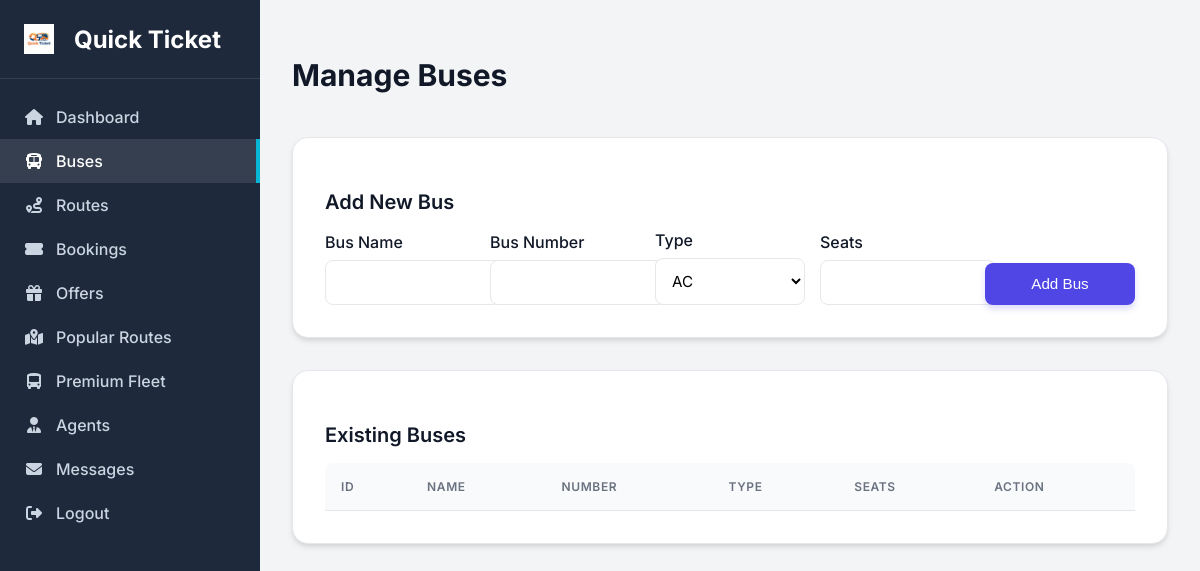
The page /admin/buses.php (signed in) on the database as committed earlier.
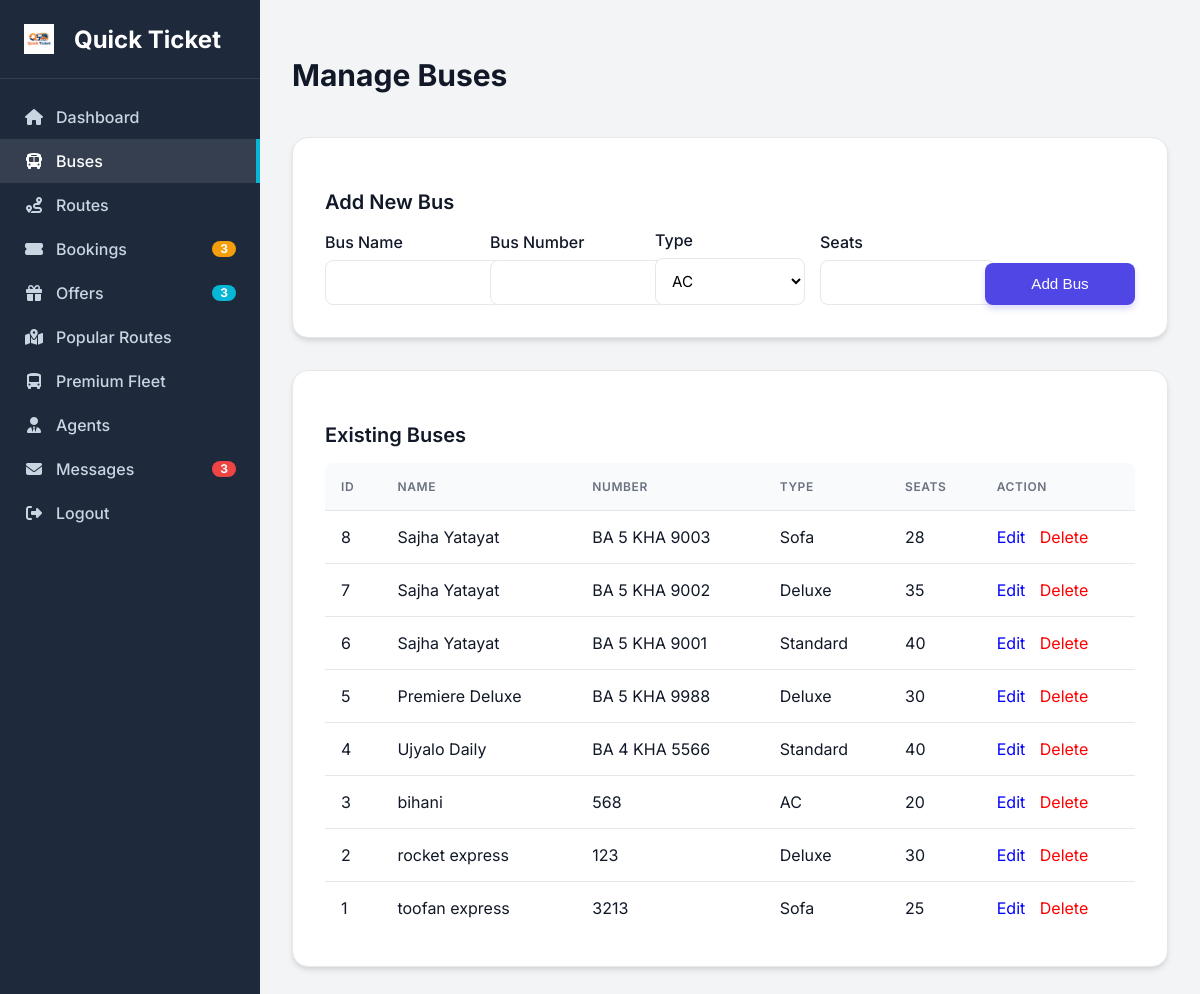
The same page on the database as committed later.
### tables this page shows
CREATE TABLE `buses` (
  `id` int(6) unsigned NOT NULL AUTO_INCREMENT,
  `bus_name` varchar(100) NOT NULL,
  `bus_number` varchar(50) NOT NULL,
  `bus_type` varchar(50) NOT NULL,
  `total_seats` int(3) NOT NULL,
  `created_at` timestamp NOT NULL DEFAULT current_timestamp(),
  PRIMARY KEY (`id`)
);

### admin/buses.php (the view, shortened to what the changed rows need)
<?php
include '../includes/db.php';
include 'includes/header.php';
?>
<div style="display: flex; justify-content: space-between; align-items: center; margin-bottom: 20px;">
    <h2>Manage Buses</h2>
</div>
<div class="card">
    <table>
        <thead>
            <tr>
                <th>ID</th>
                <th>Name</th>
                <th>Number</th>
                <th>Type</th>
                <th>Seats</th>
                <th>Action</th>
            </tr>
        </thead>
        <tbody>
            <?php
            $result = $conn->query("SELECT * FROM buses ORDER BY id DESC");
            while ($row = $result->fetch_assoc()) {
                echo "<tr>
                    <td>{$row['id']}</td>
                    <td>{$row['bus_name']}</td>
                    <td>{$row['bus_number']}</td>
                    <td>{$row['bus_type']}</td>
                    <td>{$row['total_seats']}</td>
                    <td><a href='edit_bus.php?id={$row['id']}' style='color: blue; margin-right: 10px;'>Edit</a> <a href='buses.php?delete={$row['id']}' style='color: red;' onclick='return confirm(\"Are you sure?\")'>Delete</a></td>
                </tr>";
            }
            ?>
        </tbody>
    </table>
</div>
<?php include 'includes/footer.php'; ?>

### admin/includes/header.php (shortened to what the changed rows need)
<?php
include_once '../includes/db.php';
?>
<!DOCTYPE html>
<html lang="en">
<head>
    <link rel="stylesheet" href="https://cdnjs.cloudflare.com/ajax/libs/font-awesome/6.4.0/css/all.min.css">
    <link rel="stylesheet" href="../assets/css/admin_style.css">
    <?php
    $pending_bookings_count = 0;
    $unread_messages_count = 0;
    $offers_count = 0;
    if ($_SESSION['role'] == 'admin') {
        $pending_bookings_count = $conn->query("SELECT COUNT(*) as count FROM bookings WHERE payment_status != 'paid'")->fetch_assoc()['count'];
        $check_col = $conn->query("SHOW COLUMNS FROM messages LIKE 'is_read'");
        if ($check_col->num_rows > 0) {
             $unread_messages_count = $conn->query("SELECT COUNT(*) as count FROM messages WHERE is_read = 0")->fetch_assoc()['count'];
        } else {
             $unread_messages_count = $conn->query("SELECT COUNT(*) as count FROM messages")->fetch_assoc()['count'];
        }
        $offers_count = $conn->query("SELECT COUNT(*) as count FROM offers")->fetch_assoc()['count'];
    }
    ?>
</head>
<body>
<div class="admin-container">
    <div class="sidebar">
        <div class="sidebar-menu">
            <?php if ($_SESSION['role'] == 'admin'): ?>
                <a href="bookings.php" class="<?php echo basename($_SERVER['PHP_SELF']) == 'bookings.php' ? 'active' : ''; ?>">
                    <div style="display: flex; align-items: center; width: 100%;">
                        <i class="fas fa-ticket-alt"></i> <span style="margin-left: 12px;">Bookings</span>
                        <?php if($pending_bookings_count > 0) echo "<span class='badge badge-warning'>$pending_bookings_count</span>"; ?>
                    </div>
                </a>
                <a href="offers.php" class="<?php echo basename($_SERVER['PHP_SELF']) == 'offers.php' ? 'active' : ''; ?>">
                    <div style="display: flex; align-items: center; width: 100%;">
                        <i class="fas fa-gift"></i> <span style="margin-left: 12px;">Offers</span>
                        <?php if($offers_count > 0) echo "<span class='badge badge-info'>$offers_count</span>"; ?>
                    </div>
                </a>
                <a href="messages.php" class="<?php echo basename($_SERVER['PHP_SELF']) == 'messages.php' ? 'active' : ''; ?>">
                     <div style="display: flex; align-items: center; width: 100%;">
                        <i class="fas fa-envelope"></i> <span style="margin-left: 12px;">Messages</span>
                        <?php if($unread_messages_count > 0) echo "<span class='badge'>$unread_messages_count</span>"; ?>
                    </div>
                </a>
            <?php endif; ?>
        </div>
    </div>
    <div class="main-content">

Rows that differ between the two databases and show on the page:
added buses: id "8", bus_name "Sajha Yatayat", bus_number "BA 5 KHA 9003", bus_type "Sofa", total_seats "28"
added buses: id "7", bus_name "Sajha Yatayat", bus_number "BA 5 KHA 9002", bus_type "Deluxe", total_seats "35"
added buses: id "6", bus_name "Sajha Yatayat", bus_number "BA 5 KHA 9001", bus_type "Standard", total_seats "40"
added buses: id "5", bus_name "Premiere Deluxe", bus_number "BA 5 KHA 9988", bus_type "Deluxe", total_seats "30"
added buses: id "4", bus_name "Ujyalo Daily", bus_number "BA 4 KHA 5566", bus_type "Standard", total_seats "40"
added buses: id "3", bus_name "bihani", bus_number "568", bus_type "AC", total_seats "20"
added buses: id "2", bus_name "rocket express", bus_number "123", bus_type "Deluxe", total_seats "30"
added buses: id "1", bus_name "toofan express", bus_number "3213", bus_type "Sofa", total_seats "25"
Other text that changed with them:
$pending_bookings_count: (not shown) → "3"
$offers_count: (not shown) → "3"
$unread_messages_count: (not shown) → "3"
